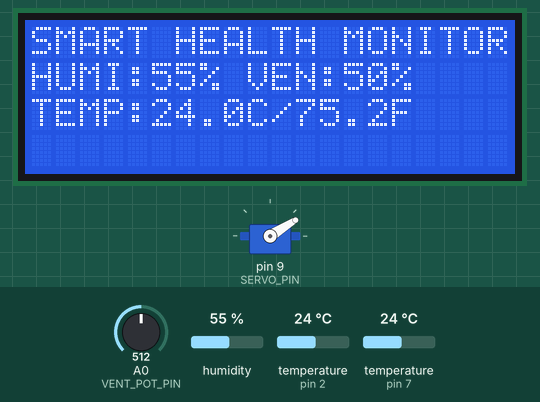
Bench run of a sketch on a simulated Arduino Uno, built with avr-gcc and run on an emulated ATmega328P. Shown: servo, 20×4 character LCD. Inputs (shaded band) come from the test bench; at power-on: A0 (VENT_POT_PIN) = 512, humidity 55 %, temperature (sensors on pin 2, pin 7) 24 °C. What the sketch prints to the serial monitor is not drawn.

Above: at 4.4 s.
4.5 s: A0 (VENT_POT_PIN) set to 490
9.2 s: humidity set to 22 %
At 12.42 s:
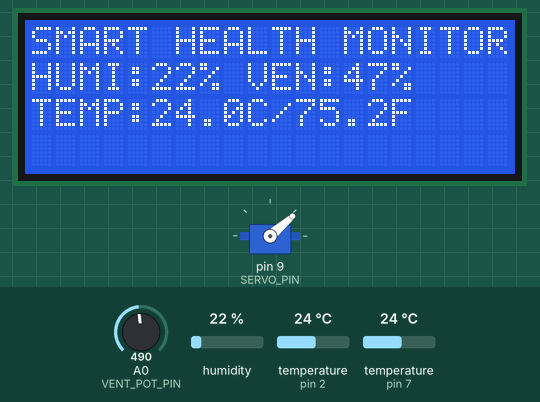
19.3 s: temperature (sensor on pin 2) set to 12 °C
At 20.75 s:
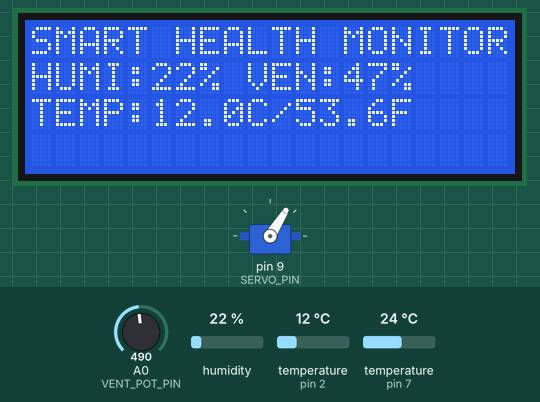
24.0 s: humidity set to 40 %
At 29.09 s:
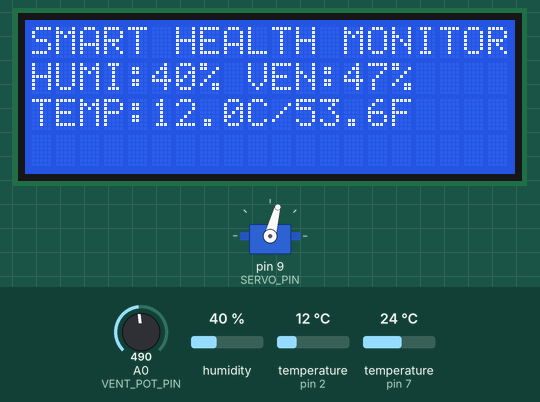
29.2 s: temperature (sensor on pin 2) set to 19 °C
At 33.41 s:
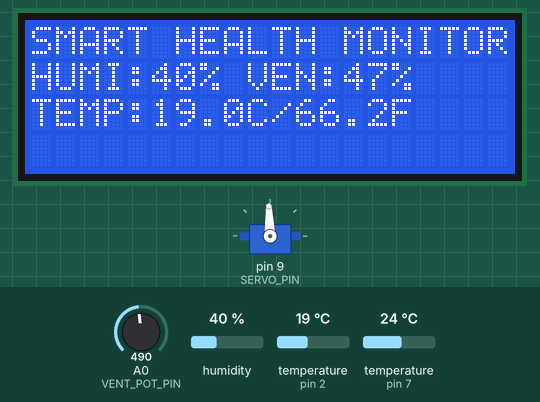
33.9 s: A0 (VENT_POT_PIN) set to 510
At 41.49 s:
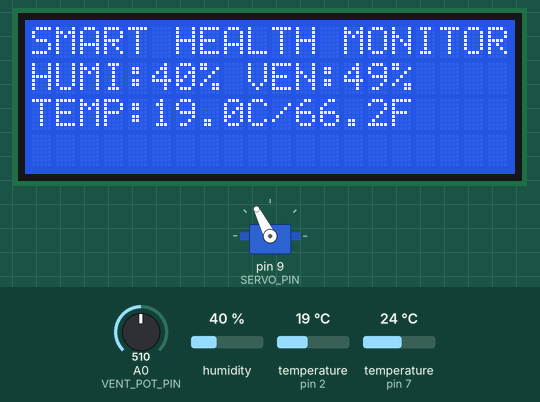
Timing chart, 0 to 42.0 s (numbered marks = the images above; inputs shaded):
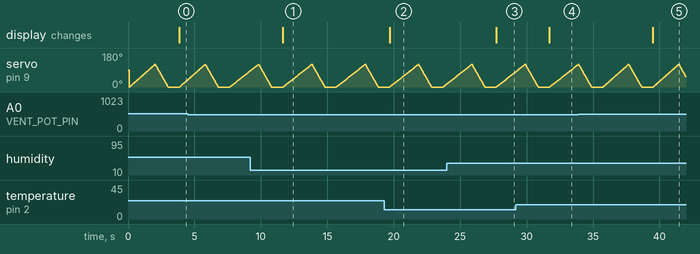

The sketch:

health_monitor.ino
```cpp
/*
 * Smart Health Monitor & Portable Ventilation Controller
 * Sensors: DS18B20 (Temperature), DHT11 (Ambient Humidity/Temp), Analog Ventilation Control Potentiometer
 * Actuator: Servo-driven Ambu-bag Ventilation Mechanism
 * Display: 20x4 I2C LCD (0x27)
 */

#include <Wire.h>
#include <Servo.h>
#include <DHT.h>
#include <OneWire.h>
#include <DallasTemperature.h>
#include <LiquidCrystal_I2C.h>

// Pin Definitions
constexpr uint8_t ONE_WIRE_BUS_PIN = 2;
constexpr uint8_t DHT_PIN = 7;
constexpr uint8_t SERVO_PIN = 9;
constexpr uint8_t VENT_POT_PIN = A0;

// Sensor & Display Setup
constexpr uint8_t DHT_TYPE = DHT11;
constexpr uint8_t LCD_I2C_ADDR = 0x27;
constexpr uint8_t LCD_COLS = 20;
constexpr uint8_t LCD_ROWS = 4;

DHT dht(DHT_PIN, DHT_TYPE);
OneWire oneWire(ONE_WIRE_BUS_PIN);
DallasTemperature tempSensors(&oneWire);
LiquidCrystal_I2C lcd(LCD_I2C_ADDR, LCD_COLS, LCD_ROWS);
Servo ventServo;

void sweepVentilationServo(uint8_t stepDelayMs) {
  for (int pos = 0; pos <= 120; pos++) {
    ventServo.write(pos);
    delay(stepDelayMs);
  }
  for (int pos = 120; pos >= 0; pos--) {
    ventServo.write(pos);
    delay(8);
  }
}

uint8_t getVentilationStepDelay(int analogVal) {
  if (analogVal <= 250) return 20;
  if (analogVal <= 500) return 18;
  if (analogVal <= 700) return 16;
  if (analogVal <= 850) return 14;
  if (analogVal <= 950) return 12;
  return 10;
}

void setup() {
  Serial.begin(9600);
  ventServo.attach(SERVO_PIN);
  dht.begin();
  tempSensors.begin();

  lcd.begin(LCD_COLS, LCD_ROWS, LCD_5x8DOTS);
  lcd.backlight();
  lcd.setCursor(0, 0);
  lcd.print("SMART HEALTH MONITOR");
}

void loop() {
  int potRaw = analogRead(VENT_POT_PIN);
  float ventPercent = (potRaw / 1023.0f) * 100.0f;

  if (potRaw > 0) {
    uint8_t stepDelay = getVentilationStepDelay(potRaw);
    sweepVentilationServo(stepDelay);
  }

  tempSensors.requestTemperatures();
  float bodyTempC = tempSensors.getTempCByIndex(0);
  float bodyTempF = tempSensors.toFahrenheit(bodyTempC);

  float humidity = dht.readHumidity();
  float ambientTempC = dht.readTemperature();

  Serial.print("POT=");
  Serial.print(potRaw);
  Serial.print(" | VEN=");
  Serial.print(ventPercent, 1);
  Serial.print("% | BodyTemp=");
  Serial.print(bodyTempC, 1);
  Serial.print("C | Ambient=");
  Serial.print(ambientTempC, 1);
  Serial.print("C | Humidity=");
  Serial.print(humidity, 1);
  Serial.println("%");

  lcd.setCursor(0, 0);
  lcd.print("SMART HEALTH MONITOR");

  lcd.setCursor(0, 1);
  lcd.print("HUMI:");
  lcd.print((int)humidity);
  lcd.print("%  ");

  lcd.setCursor(9, 1);
  lcd.print("VEN:");
  lcd.print((int)ventPercent);
  lcd.print("%  ");

  lcd.setCursor(0, 2);
  lcd.print("TEMP:");
  lcd.print(bodyTempC, 1);
  lcd.print("C/");
  lcd.print(bodyTempF, 1);
  lcd.print("F ");
}
```

Measured:
- after the input at 9.2 s, the display: changes after 2.5 s (image 1)
- after the input at 19.3 s, the display: changes after 0.38 s (image 2)
- after the input at 24.0 s, the display: changes after 3.7 s (image 3)
- after the input at 29.2 s, the display: changes after 2.5 s (image 4)
- after the input at 33.9 s, the display: changes after 5.6 s (image 5)
